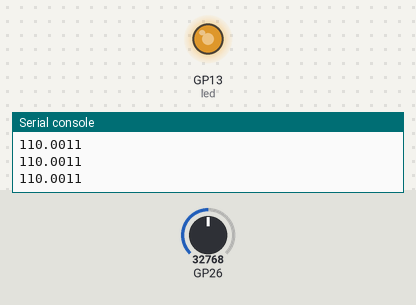
A program run on a simulated Raspberry Pi Pico running MicroPython. Parts: output pins drawn as LEDs (lit = HIGH), the last lines printed to the serial console. The test bench sets the inputs (shaded band); at power-on: GP26 = 32768 (analog values on the 0–65535 scale).

Above: at 1.29 s.
1.3 s: GP26 set to 45874
At 1.45 s:
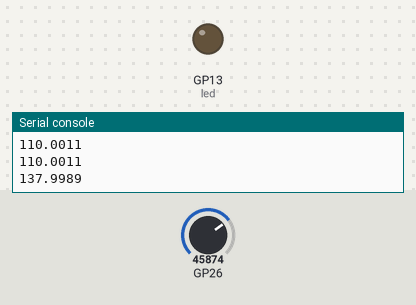
4.3 s: GP26 set to 57670
At 4.45 s:
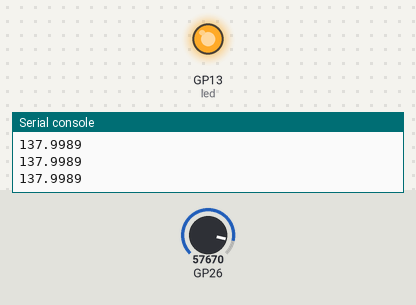
Timing chart, 0 to 13.3 s (numbered marks = the images above; inputs shaded):
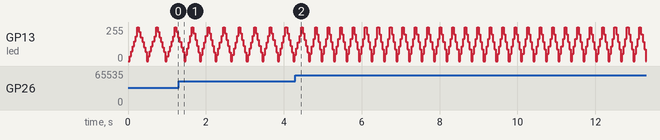

The program:

beating_heart.py
```python
from picozero import LED, Pot
from time import sleep

led = LED(13)
dial = Pot(0)

heart_min = 40
heart_max = 180
heart_range = heart_max - heart_min

while True:
    bpm = heart_min + dial.value * heart_range
    print(bpm)
    beat = 60/bpm
    brighter_time = beat / 2 # Spend half a beat getting brighter
    dimmer_time = beat / 2 # Spend half a beat getting dimmer

    led.pulse(brighter_time, dimmer_time, n=1, wait=True)  # pulse 1 time, waiting until finished
```
